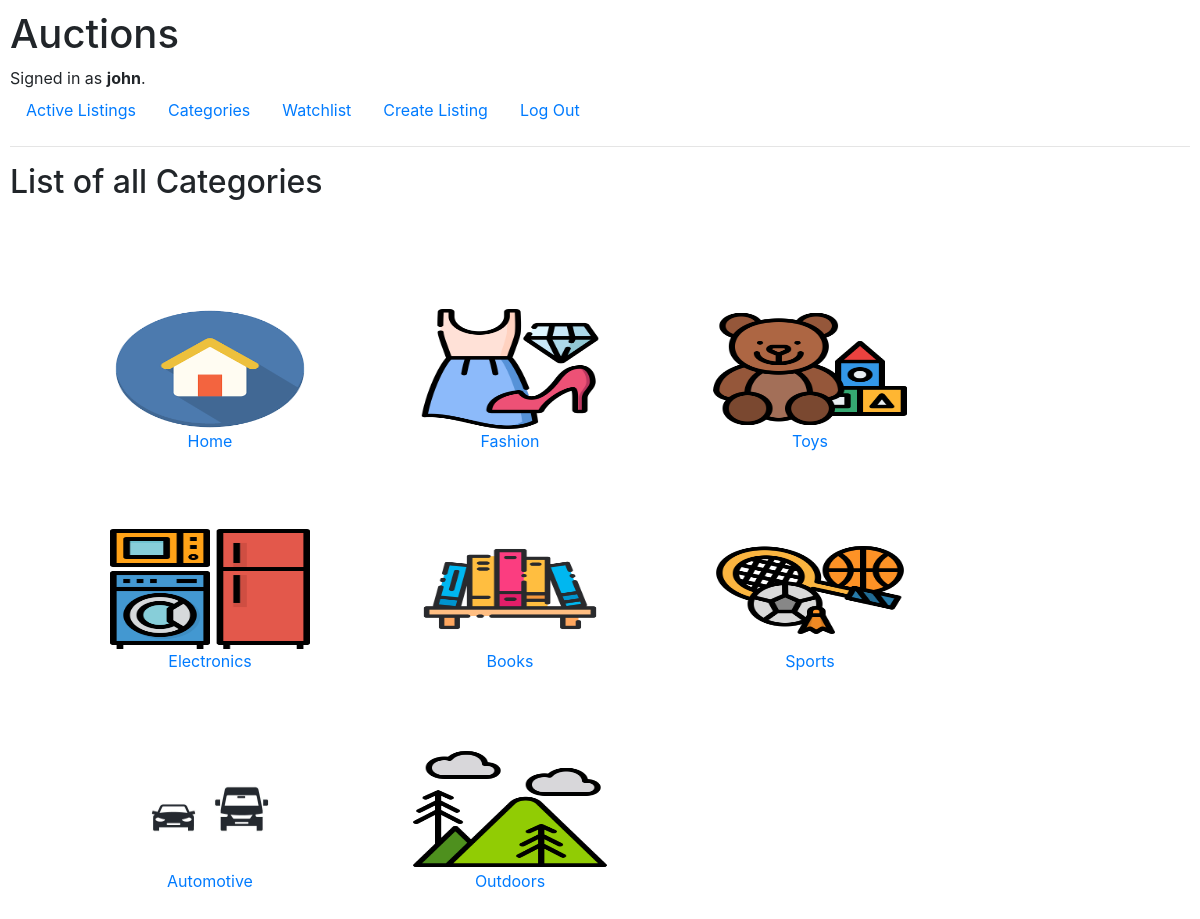
Page /categories (signed in) on the committed database.
### auctions/models.py (models this page shows, shortened)
class User(AbstractUser):
    pass

class Category(models.Model):
    cat_name = models.CharField(max_length=64)
    img_name = models.CharField(max_length=64)

### auctions/views.py (the view)
# urls.py: path("categories", views.categories, name="categories"),
@login_required(login_url="login")
def categories(request):
    categories = Category.objects.all()
    return render(request, "auctions/categories.html", {
        "categories": categories
    })

### auctions/templates/auctions/categories.html
{% extends "auctions/layout.html" %}
{% block body %}
    <h2>List of all Categories</h2>
    <div class="flex-container">
        {% for category in categories %}
          <div>
              <img src="../static/auctions/{{ category.img_name }}" class="cat_img">
              <br>
              <a href="{% url 'categorized_listings' category.id %}">{{ category.cat_name }}</a>
          </div>
        {% endfor %}
    </div>
{% endblock %}

### auctions/templates/auctions/layout.html (shortened to what this page needs)
{% load static %}
<!DOCTYPE html>
<html lang="en">
    <head>
        <link rel="stylesheet" href="https://stackpath.bootstrapcdn.com/bootstrap/4.4.1/css/bootstrap.min.css">
        <link href="{% static 'auctions/styles.css' %}" rel="stylesheet">
    </head>
    <body>
        <h1>Auctions</h1>
        <div>
            {% if user.is_authenticated %}
                Signed in as <strong>{{ user.username }}</strong>.
            {% else %}
                Not signed in.
            {% endif %}
        </div>
        <ul class="nav">
            {% if user.is_authenticated %}
                <li class="nav-item">
                    <a class="nav-link" href="{% url 'index' %}">Active Listings</a>
                </li>
                <li class="nav-item">
                    <a class="nav-link" href="{% url 'categories' %}">Categories</a>
                </li>
                <li class="nav-item">
                    <a class="nav-link" href="{% url 'watchlist' %}">Watchlist</a>
                </li>
                <li class="nav-item">
                    <a class="nav-link" href="{% url 'create_listing' %}">Create Listing</a>
                </li>
                <li class="nav-item">
                    <a class="nav-link" href="{% url 'logout' %}">Log Out</a>
                </li>
            {% endif %}
        </ul>
        <hr>
        {% block body %}
        {% endblock %}
    </body>
</html>

### auctions/static/auctions/styles.css (style rules this page uses)
body { padding: 10px; }
.flex-container { display: flex; flex-wrap: wrap; padding: 50px; justify-content: flex-start; }
.flex-container > div { width: 200px; height: 120px; margin: 50px; text-align: center; }
.cat_img { width: 100%; height: 120px; }

### rows in the picture
User: username "john"
Category: img_name (picture), cat_name "Home"
Category: img_name (picture), cat_name "Fashion"
Category: img_name (picture), cat_name "Toys"
Category: img_name (picture), cat_name "Electronics"
Category: img_name (picture), cat_name "Books"
Category: img_name (picture), cat_name "Sports"
Category: img_name (picture), cat_name "Automotive"
Category: img_name (picture), cat_name "Outdoors"
